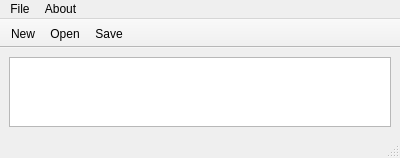
<?xml version="1.0" encoding="UTF-8"?>
<ui version="4.0">
 <class>MainWindow</class>
 <widget class="QMainWindow" name="MainWindow">
  <property name="geometry">
   <rect>
    <x>0</x>
    <y>0</y>
    <width>400</width>
    <height>150</height>
   </rect>
  </property>
  <property name="windowTitle">
   <string>MainWindow</string>
  </property>
  <widget class="QWidget" name="centralwidget">
   <layout class="QVBoxLayout" name="verticalLayout">
    <item>
     <widget class="QTextEdit" name="textEdit">
      <property name="sizePolicy">
       <sizepolicy hsizetype="Maximum" vsizetype="Maximum">
        <horstretch>0</horstretch>
        <verstretch>0</verstretch>
       </sizepolicy>
      </property>
      <property name="maximumSize">
       <size>
        <width>10000</width>
        <height>10000</height>
       </size>
      </property>
      <property name="sizeAdjustPolicy">
       <enum>QAbstractScrollArea::AdjustIgnored</enum>
      </property>
      <property name="lineWrapMode">
       <enum>QTextEdit::NoWrap</enum>
      </property>
      <property name="acceptRichText">
       <bool>false</bool>
      </property>
     </widget>
    </item>
   </layout>
  </widget>
  <widget class="QMenuBar" name="menubar">
   <property name="geometry">
    <rect>
     <x>0</x>
     <y>0</y>
     <width>400</width>
     <height>21</height>
    </rect>
   </property>
   <widget class="QMenu" name="menuFile">
    <property name="title">
     <string>File</string>
    </property>
    <addaction name="actionNew"/>
    <addaction name="actionOpen"/>
    <addaction name="actionSave"/>
    <addaction name="actionSaveAs"/>
    <addaction name="separator"/>
    <addaction name="actionExit"/>
   </widget>
   <widget class="QMenu" name="menuAbout">
    <property name="title">
     <string>About</string>
    </property>
    <addaction name="actionInformation"/>
   </widget>
   <addaction name="menuFile"/>
   <addaction name="menuAbout"/>
  </widget>
  <widget class="QStatusBar" name="statusbar"/>
  <widget class="QToolBar" name="toolBar">
   <property name="windowTitle">
    <string>toolBar</string>
   </property>
   <property name="movable">
    <bool>false</bool>
   </property>
   <attribute name="toolBarArea">
    <enum>TopToolBarArea</enum>
   </attribute>
   <attribute name="toolBarBreak">
    <bool>false</bool>
   </attribute>
   <addaction name="actionNew"/>
   <addaction name="actionOpen"/>
   <addaction name="actionSave"/>
  </widget>
  <action name="actionNew">
   <property name="icon">
    <iconset resource="text_editor2.qrc">
     <normaloff>:/assets/page_add.png</normaloff>:/assets/page_add.png</iconset>
   </property>
   <property name="text">
    <string>New</string>
   </property>
  </action>
  <action name="actionOpen">
   <property name="icon">
    <iconset resource="text_editor2.qrc">
     <normaloff>:/assets/folder_page.png</normaloff>:/assets/folder_page.png</iconset>
   </property>
   <property name="text">
    <string>Open...</string>
   </property>
  </action>
  <action name="actionSave">
   <property name="icon">
    <iconset resource="text_editor2.qrc">
     <normaloff>:/assets/page_save.png</normaloff>:/assets/page_save.png</iconset>
   </property>
   <property name="text">
    <string>Save</string>
   </property>
  </action>
  <action name="actionSaveAs">
   <property name="text">
    <string>Save As...</string>
   </property>
  </action>
  <action name="actionExit">
   <property name="text">
    <string>Exit</string>
   </property>
  </action>
  <action name="actionInformation">
   <property name="text">
    <string>Information...</string>
   </property>
  </action>
 </widget>
 <resources>
  <include location="text_editor2.qrc"/>
 </resources>
 <connections/>
</ui>
